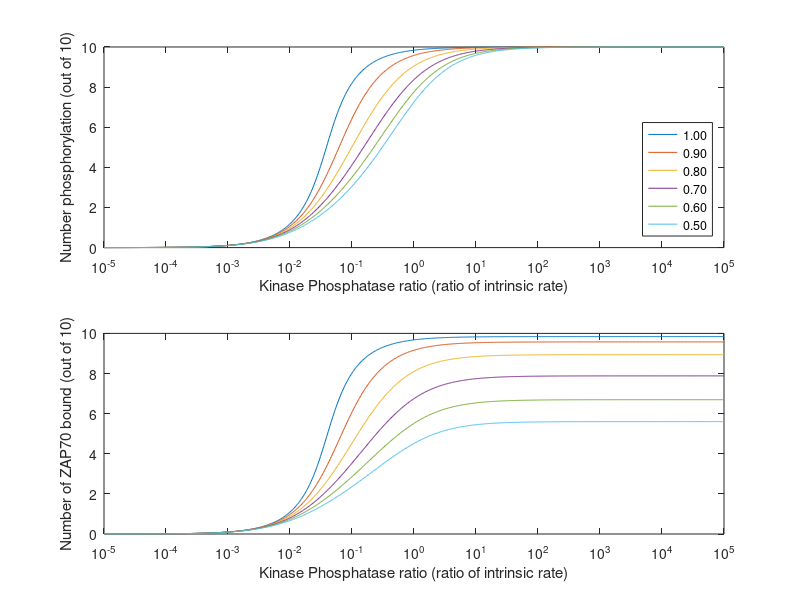
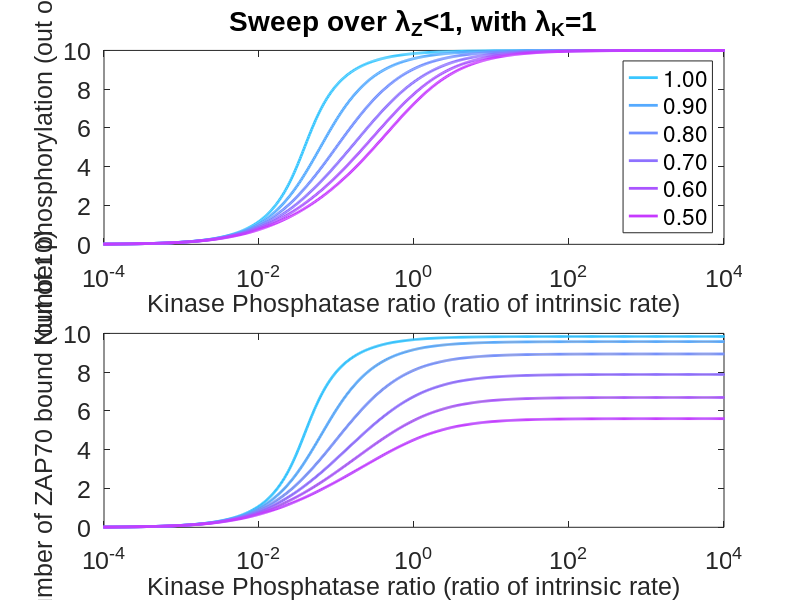

These charts were generated, in order, by the following MATLAB code:
% Integrative model for nonlinear effects in TCR signaling
% Clemens Dushek Allard 2020

lambdaKArray = 1:0.05:2.0;
lambdaZArray = 1.0:-0.1:0.5;

paramArray      = lambdaZArray;
%paramOuterArray = lambdaZArray; % NOT USED

kF0Array = logspace(-5,5,800); % need about 800 for lambdaK big

% storage arrays
PSSArray          = zeros(numel(kF0Array),numel(paramArray));
ZSSArray          = zeros(numel(kF0Array),numel(paramArray));
% nH_Z_Array        = zeros(numel(paramArray),numel(paramOuterArray));
% nH_P_Array        = zeros(numel(paramArray),numel(paramOuterArray));
% nH_thresh_Z_Array = zeros(numel(paramArray),numel(paramOuterArray));
% nH_thresh_P_Array = zeros(numel(paramArray),numel(paramOuterArray));

%figure(4);clf(4);
%figure(5);clf(5);
%figure(31);clf(31);

iParamOuter=1;

if(0) % option whether or not to perform simulation
        
    for iParam=1:numel(paramArray) % loop through parameter
        
        for iDose=1:numel(kF0Array) % loop through KP doses
            
            % biophysical parameters
            kK0 = 1; %s-1
            kF0 = kF0Array(iDose); %s-1
            kon0 = 0.1; %s-1
            koff = 0.01; %s-1
            
            N = 10; % number of sites
            
            lambdaK = 1;%lambdaKArray(iParamOuter);%1;
            lambdaZ = lambdaZArray(iParam);%1;
            
            % system
            
            dnPdt =@(nP,nZ) kK0*lambdaK.^nP.*lambdaZ.^nZ.*(N-nP) - kF0*lambdaK.^nP.*lambdaZ.^nZ.*(nP-nZ);
            dnZdt =@(nP,nZ) kon0*lambdaK.^nP.*lambdaZ.^nZ.*(nP-nZ) - koff*nZ;
            
            % CONSTANT DEPHOSPHORYLATION RATE
            %dnPdt =@(nP,nZ) kK0*lambdaK.^nP.*lambdaZ.^nZ.*(N-nP) - kF0*(nP-nZ);
            
            [T,X] = ode23s( @(t,x)[dnPdt(x(1),x(2));dnZdt(x(1),x(2))], [0,1e3], [0,0]);
            
            if(0)
                figure(1); %clf;
                hold on;
                plot(T,X(:,1),'-', 'color', [0.5 0 1]); % purple for phosphorylated
                plot(T,X(:,2),'-r'); % red for ZAP
                
                display(iDose);
            end
            
            PSSArray(iDose,iParam) = X(end,1);
            ZSSArray(iDose,iParam) = X(end,2);
            
        end % finished loop through KP doses
        
        % Compute Hill
        KPRatioArray = kK0./kF0Array;
        
        if(any(diff(PSSArray(:,iParam))>0.001))
            nH_P_Array(iParam,iParamOuter) = -1; % set to -1 if it's nonmonotonic increasing.
        else
            
            % quick and dirty nHill using finite differences
            [nHill_finiteDifference, indexMax] = max(diff(log(PSSArray(:,iParam)./(N-PSSArray(:,iParam))))./...
                diff(log(KPRatioArray')));
            
            % if it's not 1, then fit cubic to derivative
            if nHill_finiteDifference > 1.001
                domainStart = max(1,indexMax-5);
                if indexMax == 1
                    domainEnd = 6;
                else
                    domainEnd = indexMax+5;
                end
                
                y = log(PSSArray(:,iParam)./(N-PSSArray(:,iParam)));
                x = log(KPRatioArray');
                diffx = diff(x(domainStart:domainEnd));
                diffy = diff(y(domainStart:domainEnd));
                slope = diffy./diffx;
                
                fit = polyfit(x(domainStart:domainEnd-1),slope,3);
                slope_fit = polyval(fit,x(domainStart:domainEnd-1));
                HillCoeffMaxSlope = max(slope_fit);
                
                nH_P_Array(iParam,iParamOuter) = HillCoeffMaxSlope;
                
                if max(abs(slope_fit-slope))>0.1*(max(slope_fit)-min(slope_fit))
                    display('Cubic fit inaccuracy!');
                end
                
                if (0) % plots for debugging the Hill coefficient calculator
                    figure(5); hold on;
                    subplot(4,1,1);hold on;
                    plot(KPRatioArray,PSSArray(:,iParam))
                    set(gca,'xscale','log');
                    
                    subplot(4,1,2);hold on;
                    plot(KPRatioArray,PSSArray(:,iParam)./(N-PSSArray(:,iParam)))
                    set(gca,'xscale','log','yscale','log');
                    
                    subplot(4,1,3);hold on;
                    plot(x,y)
                    
                    subplot(4,1,4);hold on;
                    plot(x(1:end-1),diff(y)./diff(x))
                    
                    figure(4); hold on;
                    plot(x(domainStart:domainEnd-1), slope,'s')
                    plot(x(domainStart:domainEnd-1), slope_fit,'-');
                    
                    drawnow;
                end
                
            else
                nH_P_Array(iParam,iParamOuter) = 1;
            end
            
        end
        
        if(any(diff(ZSSArray(:,iParam))>0.001))
            nH_Z_Array(iParam,iParamOuter) = -1;  % set to -1 if it's nonmonotonic increasing.
        else
            nH_Z_Array(iParam,iParamOuter) = max(diff(log(ZSSArray(:,iParam)./(N-ZSSArray(:,iParam))))./...
                diff(log(KPRatioArray')));
        end
        
        % threshold definition of hill
        
        [~, iDoseTmp] = min((0.1-ZSSArray(:,iParam)/ZSSArray(1,iParam)).^2);
        EC10 = KPRatioArray(iDoseTmp);
        [~, iDoseTmp] = min((0.5-ZSSArray(:,iParam)/ZSSArray(1,iParam)).^2);
        EC50 = KPRatioArray(iDoseTmp);
        [~, iDoseTmp] = min((0.9-ZSSArray(:,iParam)/ZSSArray(1,iParam)).^2);
        EC90 = KPRatioArray(iDoseTmp);
        
        nH_thresh_Z_Array(iParam,iParamOuter) = log10(81)/log10(EC90/EC10);
        
        [~, iDoseTmp] = min((0.1-PSSArray(:,iParam)/PSSArray(1,iParam)).^2);
        EC10 = KPRatioArray(iDoseTmp);
        [~, iDoseTmp] = min((0.5-PSSArray(:,iParam)/PSSArray(1,iParam)).^2);
        EC50 = KPRatioArray(iDoseTmp);
        [~, iDoseTmp] = min((0.9-PSSArray(:,iParam)/PSSArray(1,iParam)).^2);
        EC90 = KPRatioArray(iDoseTmp);
        
        nH_thresh_P_Array(iParam,iParamOuter) = log10(81)/log10(EC90/EC10);
        
    end % finished sweep through params
    
    
    save('integrativeModel_lambdaZSweep.mat');
    
end % if statement to prevent simulation, just for plot generation

%%

load('integrativeModel_lambdaZSweep.mat');

% Dose response curves


figure(31); clf;
subplot(2,1,1); hold on; box on;
plot(KPRatioArray, PSSArray);
set(gca,'xscale','log');
xlabel('Kinase Phosphatase ratio (ratio of intrinsic rate)');
ylabel('Number phosphorylation (out of 10)')

legend(num2str(paramArray','%3.2f'),'location','southeast')

subplot(2,1,2); hold on; box on;
plot(KPRatioArray, ZSSArray);
set(gca,'xscale','log');
ylabel('Number of ZAP70 bound (out of 10)')
xlabel('Kinase Phosphatase ratio (ratio of intrinsic rate)');


% --- RENDER ------

skip = 1;

uglyColors = 2;
colours= cool(numel(paramArray)+2*uglyColors); 
colours = colours((uglyColors+1):(end-uglyColors),:);

figure(102); clf;

pos = get(gcf, 'position');
set(gcf,'units','centimeters','position',[pos(1),pos(2),15,15]);

subplot(2,1,1); hold on; box on;

title('Sweep over \lambda_Z<1, with \lambda_K=1')

for iParam=1:skip:numel(paramArray)
    plot(KPRatioArray(1:skip:end), PSSArray(:,iParam),'color',colours(iParam,:),'linewidth',2);
end
set(gca,'xscale','log', 'xlim',[1e-4,1e4],'xtick',10.^(-4:2:4));
xlabel1 = ('Kinase Phosphatase ratio (ratio of intrinsic rate)');
ylabel1 = ('Number phosphorylation (out of 10)');

legend(num2str(paramArray(1:skip:end)','%3.2f'),'location','southeast')

set(gca,'FontName','Arial','FontSize',18);
xlabel(xlabel1,'FontName','Arial','FontSize',18);
ylabel(ylabel1,'FontName','Arial','FontSize',18);

subplot(2,1,2); hold on; box on;
plot(KPRatioArray, ZSSArray(:,1:skip:end));
for iParam=1:skip:numel(paramArray)
    plot(KPRatioArray(1:skip:end), ZSSArray(:,iParam),'color',colours(iParam,:),'linewidth',2);
end
set(gca,'xscale','log', 'xlim',[1e-4,1e4],'xtick',10.^(-4:2:4));
ylabel1 = ('Number of ZAP70 bound (out of 10)');
xlabel1 = ('Kinase Phosphatase ratio (ratio of intrinsic rate)');

set(gca,'FontName','Arial','FontSize',18);
xlabel(xlabel1,'FontName','Arial','FontSize',18);
ylabel(ylabel1,'FontName','Arial','FontSize',18);

